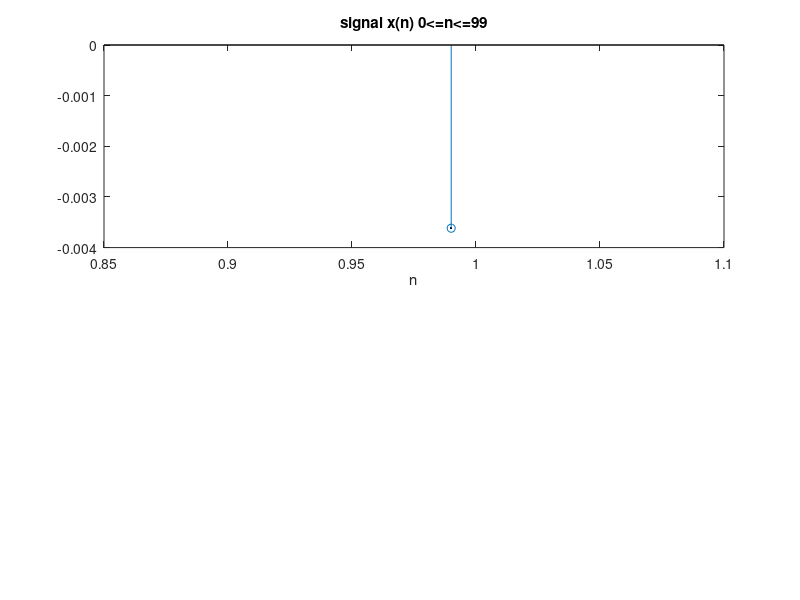

This chart was generated by the following MATLAB code: (Note: this script raises an error after producing the figure.)
n=0.99; x=cos(0.48*pi*n)*cos(0.52*pi*n);

subplot(2,1,1); plot(n,x,'k'); hold on; stem(n,x);
title('signal x(n) 0<=n<=99'); xlabel('n');

X = dft(x,length(n));
w = 2*pi/100*n;

subplot(2,1,2); plot(w/pi,abs(X),'k'); hold on; stem(w/pi,abs(X));
title('Sample of DTFT Magnitude'); xlabel('freq in pi units');